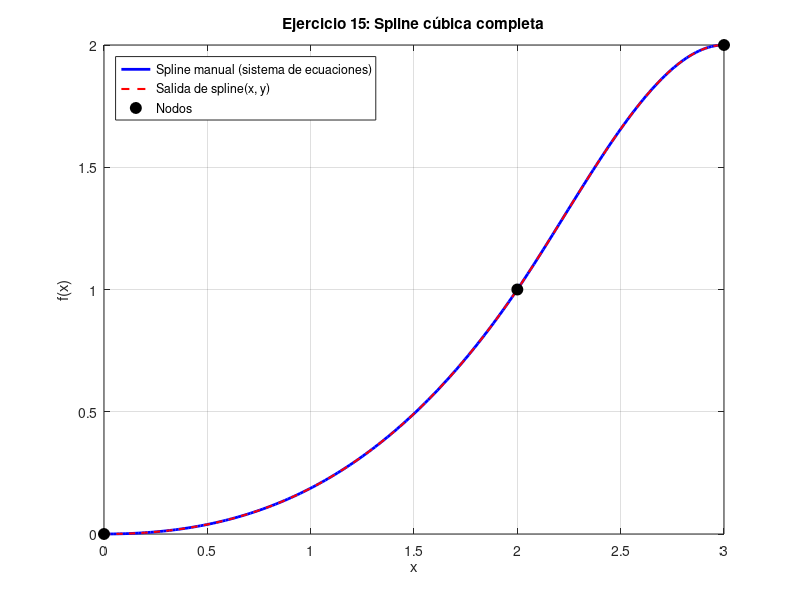

Recreate this plot in MATLAB.
function spline_cubica()
  % 1. Puntos de interpolacion y condiciones de borde
  x = [0, 2, 3];
  y_nodos = [0, 1, 2];
  d1 = 0; % f'(0+) = 0
  d3 = 0; % f'(3-) = 0

  % 2. Resolucion del sistema lineal para las derivadas d_i
  h1 = x(2) - x(1); h2 = x(3) - x(2);
  delta1 = (y_nodos(2) - y_nodos(1)) / h1;
  delta2 = (y_nodos(3) - y_nodos(2)) / h2;

  % Ecuacion del nodo interior: h2*d1 + 2*(h1+h2)*d2 + h1*d3 = 3*h2*delta1 + 3*h1*delta2
  d2 = (3*h2*delta1 + 3*h1*delta2 - h2*d1 - h1*d3) / (2*(h1 + h2));
  d = [d1; d2; d3];

  % 3. Evaluacion manual de la spline en una malla fina
  xx = linspace(0, 3, 200);
  yy_manual = zeros(size(xx));

  for k = 1:length(xx)
      xk = xx(k);
      if xk <= 2
          % Subintervalo [0, 2]
          s = xk - 0;
          yy_manual(k) = ((3*h1*s^2 - 2*s^3)/h1^3)*y_nodos(2) + ...
                         ((h1^3 - 3*h1*s^2 + 2*s^3)/h1^3)*y_nodos(1) + ...
                         (s^2*(s - h1)/h1^2)*d(2) + (s*(s - h1)^2/h1^2)*d(1);
      else
          % Subintervalo [2, 3]
          s = xk - 2;
          yy_manual(k) = ((3*h2*s^2 - 2*s^3)/h2^3)*y_nodos(3) + ...
                         ((h2^3 - 3*h2*s^2 + 2*s^3)/h2^3)*y_nodos(2) + ...
                         (s^2*(s - h2)/h2^2)*d(3) + (s*(s - h2)^2/h2^2)*d(2);
      end
  end

  % 4. Evaluacion con la funcion de Octave 'spline'
  y_octave = [d1, y_nodos, d3]; % Vector [f'(x1), y1, y2, y3, f'(xn)]
  sc = spline(x, y_octave);
  yy_spline = ppval(sc, xx);

  % 5. Grafico y comparacion
  figure;
  plot(xx, yy_manual, 'b-', 'LineWidth', 2); hold on;
  plot(xx, yy_spline, '--r', 'LineWidth', 1.5);
  plot(x, y_nodos, 'ko', 'MarkerFaceColor', 'k', 'MarkerSize', 8);
  grid on;
  xlabel('x'); ylabel('f(x)');
  title('Ejercicio 15: Spline cúbica completa');
  legend('Spline manual (sistema de ecuaciones)', 'Salida de spline(x, y)', 'Nodos', 'Location', 'northwest');

  % Muestreo de la diferencia maxima entre ambas soluciones
  diff_max = max(abs(yy_manual - yy_spline));
  fprintf('Diferencia máxima entre la construcción manual y spline(): %.2e\n', diff_max);
end
